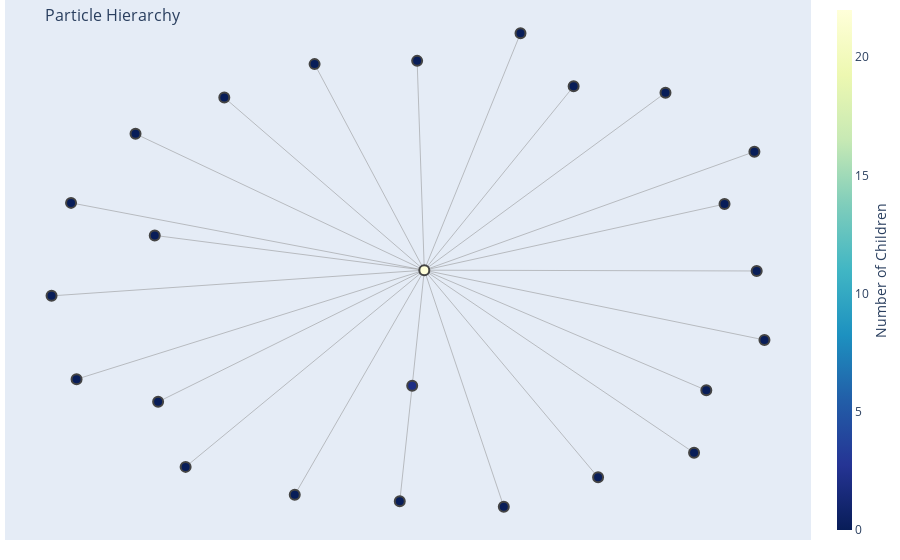

The code cell stored with this chart in its notebook:
### Code cell
fig = go.Figure(data=[edge_trace, node_trace],
             layout=go.Layout(
                title='<br>Particle Hierarchy',
                titlefont_size=16,
                showlegend=False,
                hovermode='closest',
                margin=dict(b=20,l=5,r=5,t=0),
                # annotations=[ dict(
                #     text="Python code: <a href='https://plotly.com/ipython-notebooks/network-graphs/'> https://plotly.com/ipython-notebooks/network-graphs/</a>",
                #     showarrow=False,
                #     xref="paper", yref="paper",
                #     x=0.005, y=-0.002 ) ],
                xaxis=dict(showgrid=False, zeroline=False, showticklabels=False),
                yaxis=dict(showgrid=False, zeroline=False, showticklabels=False))
                )
fig.show()

### Figure 1 — Plotly figure (JSON) as saved in the notebook; plotly's stock layout.template omitted (floating-point values rounded to 4 significant figures)
{"data": [{"hoverinfo": "none", "line": {"color": "#888", "width": 0.5}, "mode": "lines", "type": "scatter", "x": [-0.02981, 0.002751, null, -0.02981, -0.06326, null, 0.002751, 0.2166, null, 0.002751, -0.3458, null, 0.002751, 0.6516, null, 0.002751, 0.4702, null, 0.002751, -0.6393, null, 0.002751, -0.7224, null, 0.002751, -0.9327, null, 0.002751, -0.7133, null, 0.002751, 0.7613, null, 0.002751, 0.8969, null, 0.002751, -0.01654, null, 0.002751, 0.4044, null, 0.002751, 0.9178, null, 0.002751, -0.2924, null, 0.002751, -0.9476, null, 0.002751, 0.8104, null, 0.002751, 0.2615, null, 0.002751, -0.5353, null, 0.002751, 0.7284, null, 0.002751, -1.0, null, 0.002751, 0.8907, null, 0.002751, -0.7741, null], "y": [-0.4279, 0.03919, null, -0.4279, -0.8954, null, 0.03919, -0.9173, null, 0.03919, -0.8692, null, 0.03919, 0.7567, null, 0.03919, -0.7984, null, 0.03919, -0.7561, null, 0.03919, 0.1798, null, 0.03919, -0.4017, null, 0.03919, -0.4932, null, 0.03919, -0.4465, null, 0.03919, 0.03595, null, 0.03919, 0.8854, null, 0.03919, 0.7825, null, 0.03919, -0.2429, null, 0.03919, 0.8723, null, 0.03919, 0.3113, null, 0.03919, 0.3064, null, 0.03919, 0.9971, null, 0.03919, 0.737, null, 0.03919, -0.6993, null, 0.03919, -0.06464, null, 0.03919, 0.5184, null, 0.03919, 0.5905, null]}, {"hoverinfo": "text", "marker": {"color": [2, 22, 0, 0, 0, 0, 0, 0, 0, 0, 0, 0, 0, 0, 0, 0, 0, 0, 0, 0, 0, 0, 0, 0, 0], "colorbar": {"thickness": 15, "title": {"side": "right", "text": "Number of Children"}, "xanchor": "left"}, "colorscale": [[0, "rgb(255,255,217)"], [0.125, "rgb(237,248,177)"], [0.25, "rgb(199,233,180)"], [0.375, "rgb(127,205,187)"], [0.5, "rgb(65,182,196)"], [0.625, "rgb(29,145,192)"], [0.75, "rgb(34,94,168)"], [0.875, "rgb(37,52,148)"], [1, "rgb(8,29,88)"]], "line": {"width": 2}, "reversescale": true, "showscale": true, "size": 10}, "mode": "markers", "text": ["g4_id: 0\n # of children: 2", "g4_id: 1\n # of children: 22", "g4_id: 2\n # of children: 0", "g4_id: 3\n # of children: 0", "g4_id: 4\n # of children: 0", "g4_id: 5\n # of children: 0", "g4_id: 6\n # of children: 0", "g4_id: 7\n # of children: 0", "g4_id: 8\n # of children: 0", "g4_id: 9\n # of children: 0", "g4_id: 10\n # of children: 0", "g4_id: 11\n # of children: 0", "g4_id: 12\n # of children: 0", "g4_id: 13\n # of children: 0", "g4_id: 14\n # of children: 0", "g4_id: 15\n # of children: 0", "g4_id: 16\n # of children: 0", "g4_id: 17\n # of children: 0", "g4_id: 18\n # of children: 0", "g4_id: 19\n # of children: 0", "g4_id: 20\n # of children: 0", "g4_id: 21\n # of children: 0", "g4_id: 22\n # of children: 0", "g4_id: 23\n # of children: 0", "g4_id: 24\n # of children: 0"], "type": "scatter", "x": [-0.02981, 0.002751, -0.06326, 0.2166, -0.3458, 0.6516, 0.4702, -0.6393, -0.7224, -0.9327, -0.7133, 0.7613, 0.8969, -0.01654, 0.4044, 0.9178, -0.2924, -0.9476, 0.8104, 0.2615, -0.5353, 0.7284, -1.0, 0.8907, -0.7741], "y": [-0.4279, 0.03919, -0.8954, -0.9173, -0.8692, 0.7567, -0.7984, -0.7561, 0.1798, -0.4017, -0.4932, -0.4465, 0.03595, 0.8854, 0.7825, -0.2429, 0.8723, 0.3113, 0.3064, 0.9971, 0.737, -0.6993, -0.06464, 0.5184, 0.5905]}], "layout": {"autosize": true, "hovermode": "closest", "margin": {"b": 20, "l": 5, "r": 5, "t": 0}, "showlegend": false, "title": {"font": {"size": 16}, "text": "<br>Particle Hierarchy"}, "xaxis": {"autorange": true, "range": [-1.119, 1.037], "showgrid": false, "showticklabels": false, "type": "linear", "zeroline": false}, "yaxis": {"autorange": true, "range": [-1.069, 1.149], "showgrid": false, "showticklabels": false, "type": "linear", "zeroline": false}}}
